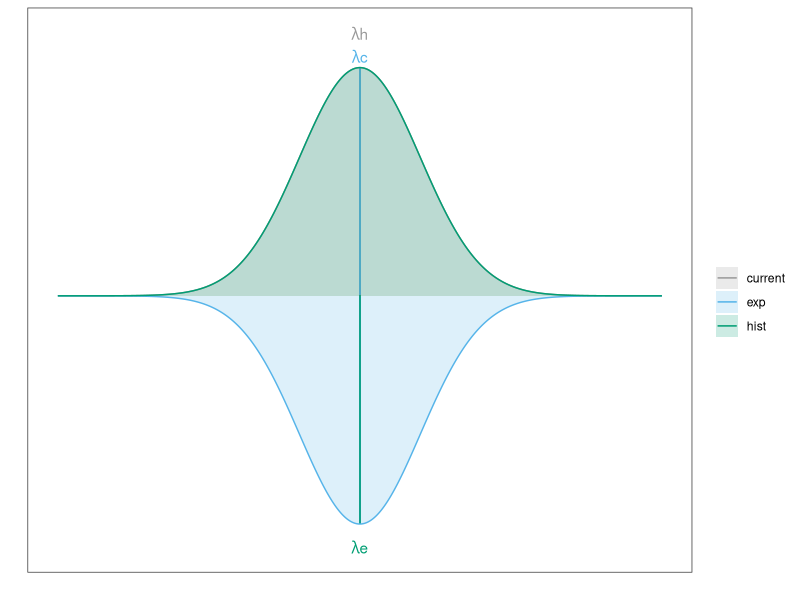
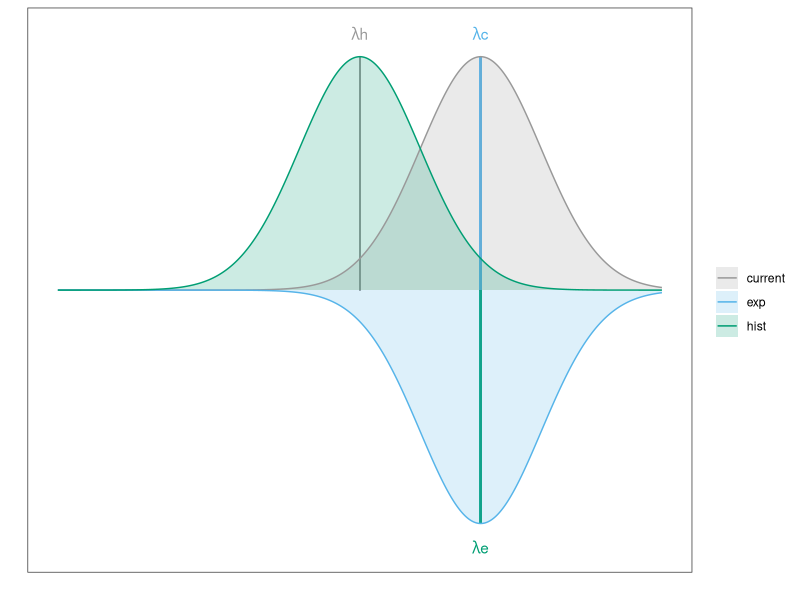
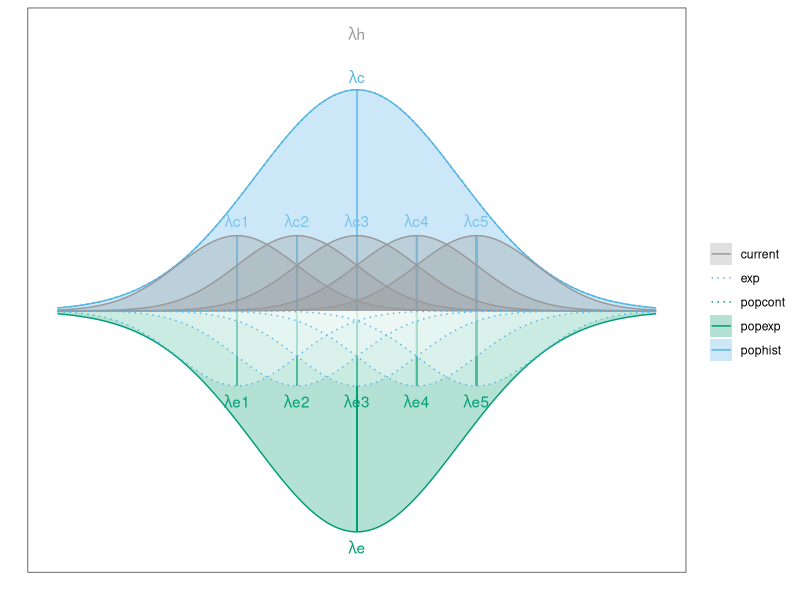
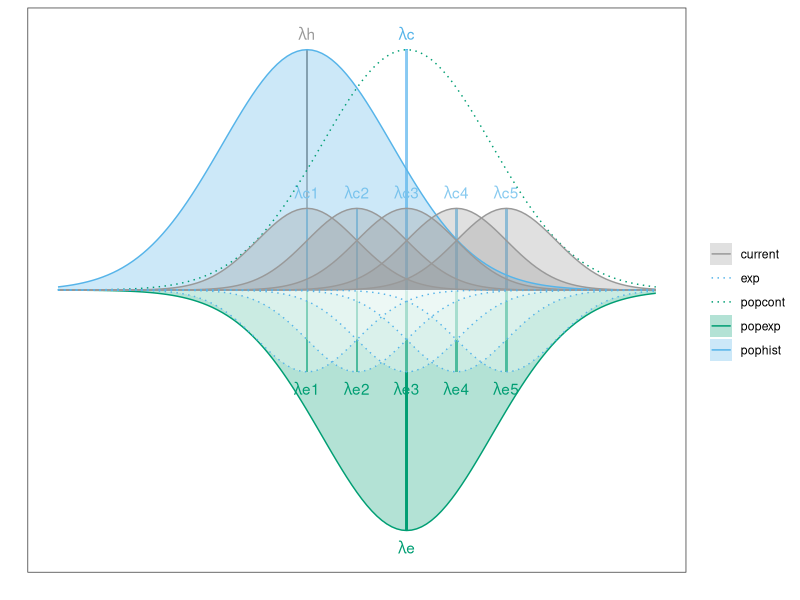
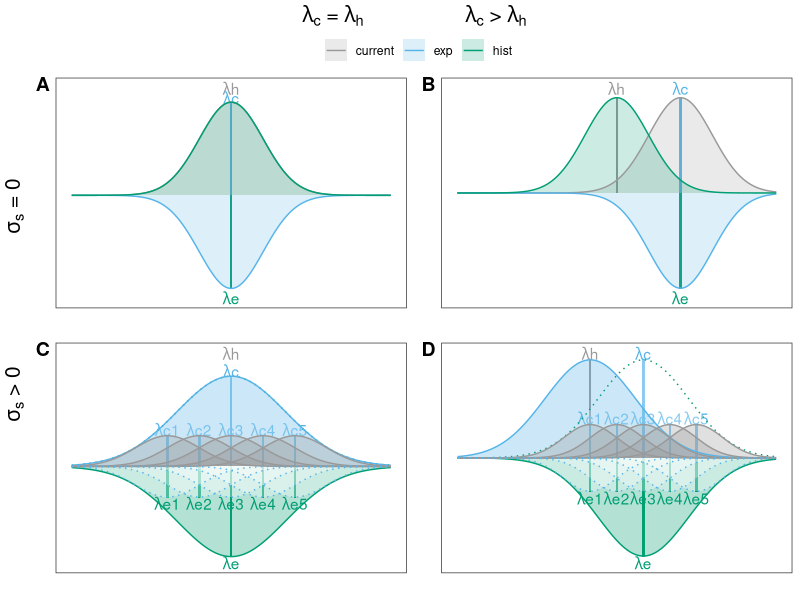

Generate these figures, in order, with R:
## ---- chunk 1
library(ggplot2)
## ---- chunk 2
#specify lambda c, lambda h and lambda e for scenario A
lambda_cA = 0
lambda_h = 0
lambda_eA = 0

#make datasets that represent data in scenario A
x = seq(-5,5,0.01)

dataA <- rbind(
  data.frame(
    group="hist",
    x=x,
    y=dnorm(x, lambda_h, 1),
    lambda = lambda_h),
  data.frame(
    group="current",
    x=x,
    y=dnorm(x, lambda_cA, 1),
    lambda = lambda_cA),
  data.frame(
    group="exp",
    x=x,
    y=-dnorm(x, lambda_eA, 1),
    lambda = lambda_eA))

# start plot
A=ggplot(data = dataA, aes(x=x,y=y, group=group)) +
  
  scale_color_manual(values = c("#999999", "#56B4E9", "#009E73"), name = "") + #specify colours

  geom_segment(aes(x = lambda_h, y = 0, xend = 0, yend = dnorm(lambda_h)), color="#999999") + #plot historical dataset
  
  annotate("text", x = 0, y = dnorm(lambda_h)+0.06, label = expression(lambda*"h"), color="#999999") + #annotate historical plot
  
  geom_segment(aes(x = lambda_cA, y = 0, xend = lambda_cA, yend = dnorm(lambda_cA, mean = lambda_cA, sd=1)), color="#56B4E9")+ #plot control dataset
  
  annotate("text", x = 0, y = dnorm(lambda_cA)+0.02, label = expression(lambda*"c"), color="#56B4E9") + #annotate control plot
  
  geom_segment(aes(x = lambda_eA, y = 0, xend = lambda_eA, yend = -dnorm(lambda_eA, mean = lambda_eA, sd=1)), color="#009E73")+ #plot experimental dataset
  
  annotate("text", x = 0, y = - dnorm(lambda_eA) - 0.04, label = expression(lambda*"e"), color="#009E73") + #annotate experimental plot
  
  #fill the plots
  geom_area(
    aes(fill=group),
    alpha=0.2,
    position="dodge") +

  #add legend
  geom_line(aes(color=group))+
  
  scale_fill_manual(values = c("#999999", "#56B4E9", "#009E73"), name = "") +
  
  #remove breaks
  scale_x_continuous("", breaks=c()) + 
  scale_y_continuous("", breaks=c()) +
  theme_bw()

#Plot A
A
## ---- chunk 3
library(ggplot2)
#specify lambdas for scenario B
lambda_cB = 2
lambda_h = 0
lambda_eB = 2


#make dataset to represent data in scenario B
x=seq(-5,5,0.01)

dataB <- rbind(
  data.frame(
    group="hist",
    x = x,
    y=dnorm(x, lambda_h, 1),
    lambda = lambda_h),
  data.frame(
    group="current",
    x= x,
    y=dnorm(x, lambda_cB, 1),
    lambda = lambda_cB),
  data.frame(
    group="exp",
    x= x,
    y=-dnorm(x, lambda_eB, 1),
    lambda = lambda_eB))

B=ggplot(dataB, aes(x=x,y=y, group=group)) +
  scale_color_manual(values = c("#999999", "#56B4E9", "#009E73"), name = "") + #specify colours

  geom_segment(aes(x = lambda_h, y = 0, xend = 0, yend = dnorm(lambda_h)), color="#999999") + #hist dataset
  
  annotate("text", x = lambda_h, y = dnorm(lambda_h, mean = lambda_h, sd = 1)+0.04, label = expression(lambda*"h"), color="#999999") + #annoate hist dataset
  
  geom_segment(aes(x = lambda_cB, y = 0, xend = lambda_cB, yend = dnorm(lambda_cB, mean = lambda_cB, sd=1)), color="#56B4E9")+ #control dataset
  
  annotate("text", x = lambda_cB, y = dnorm(lambda_cB, mean = lambda_cB, sd = 1)+0.04, label = expression(lambda*"c"), color="#56B4E9") + #annotate control dataset
  
  geom_segment(aes(x = lambda_eB, y = 0, xend = lambda_eB, yend = -dnorm(lambda_eB, mean = lambda_eB, sd=1)), color="#009E73")+ #exp dataset
  
  annotate("text", x = lambda_eB, y = - dnorm(lambda_eB, mean = lambda_eB, sd = 1) - 0.04, label = expression(lambda*"e"), color="#009E73") + #annotate exp dataset
    
  #fill the plots
  geom_area(
    aes(fill=group),
    alpha=0.2,
    position="dodge") +

  #add legend
  geom_line(aes(color=group))+
  
  scale_fill_manual(values = c("#999999", "#56B4E9", "#009E73"), name = "") +
  
  #remove breaks
  scale_x_continuous("", breaks=c()) + 
  scale_y_continuous("", breaks=c()) +
  theme_bw()

#Plot B
B
## ---- chunk 4
#specify average lambda's
lambda_cC = 0
lambda_h = 0
lambda_eC = 0

#specify the lamda's of the subgroups
lambda_cC1 = -2
lambda_cC2 = -1
lambda_cC3 = 0
lambda_cC4 = 1
lambda_cC5 = 2

lambda_eC1 = -2
lambda_eC2 = -1
lambda_eC3 = 0
lambda_eC4 = 1
lambda_eC5 = 2

#Make dataset data c
dataC <- rbind(
  data.frame(
    niveau="pophist",
    group="hist",
    x=seq(-5,5,0.01),
    y=5*dnorm(x, lambda_h, 1.7),
    lambda = lambda_h),
  data.frame(
    niveau="popcont",
    group="current",
    x=seq(-5,5,0.01),
    y=5*dnorm(x, lambda_cC, 1.7),
    lambda = lambda_cC),
  data.frame(
    niveau="popexp",
    group="exp",
    x=seq(-5,5,0.01),
    y=-5*dnorm(x, lambda_eC, 1.7),
    lambda = lambda_eC),
  data.frame(
    niveau="exp",
    group="lambda_eC1",
    x=seq(-5,5,0.01),
    y=-dnorm(x, lambda_eC1, 1),
    lambda = lambda_eC1),
  data.frame(
    niveau="exp",
    group="lambda_eC2",
    x=seq(-5,5,0.01),
    y=-dnorm(x, lambda_eC2, 1),
    lambda = lambda_eC2),
  data.frame(
    niveau="exp",
    group="lambda_eC3",
    x=seq(-5,5,0.01),
    y=-dnorm(x, lambda_eC3, 1),
    lambda = lambda_eC3),
  data.frame(
    niveau="exp",
    group="lambda_eC4",
    x=seq(-5,5,0.01),
    y=-dnorm(x, lambda_eC4, 1),
    lambda = lambda_eC4),
  data.frame(
    niveau="exp",
    group="lambda_eC5",
    x=seq(-5,5,0.01),
    y=-dnorm(x, lambda_eC5, 1),
    lambda = lambda_eC5),
  data.frame(
    niveau="current",
    group="lambda_cC1",
    x=seq(-5,5,0.01),
    y=dnorm(x, lambda_cC1, 1),
    lambda = lambda_cC1),
  data.frame(
    niveau="current",
    group="lambda_cC2",
    x=seq(-5,5,0.01),
    y=dnorm(x, lambda_cC2, 1),
    lambda = lambda_cC2),
  data.frame(
    niveau="current",
    group="lambda_cC3",
    x=seq(-5,5,0.01),
    y=dnorm(x, lambda_cC3, 1),
    lambda = lambda_cC3),
  data.frame(
    niveau="current",
    group="lambda_cC4",
    x=seq(-5,5,0.01),
    y=dnorm(x, lambda_cC4, 1),
    lambda = lambda_cC4),
  data.frame(
    niveau="current",
    group="lambda_cC5",
    x=seq(-5,5,0.01),
    y=dnorm(x, lambda_cC5, 1),
    lambda = lambda_cC5))

#make dataframe subgroups control data
lambda_cClist <- 
  rbind(
    data.frame(name = lambda_cC1,
               mean = -2),
    data.frame(name = lambda_cC2,
               mean = -1),
    data.frame(name = lambda_cC3,
               mean = 0),
    data.frame(name = lambda_cC4,
               mean = 1),
    data.frame(name = lambda_cC5,
               mean = 2))

#make dataframe subgroups experimental data
lambda_eClist <- 
  rbind(
    data.frame(name = lambda_eC1,
               mean = -2),
    data.frame(name = lambda_eC2,
               mean = -1),
    data.frame(name = lambda_eC3,
               mean = 0),
    data.frame(name = lambda_eC4,
               mean = 1),
    data.frame(name = lambda_eC5,
               mean = 2))

C=ggplot(data=dataC, aes(x=x,y=y, group=group)) +
  
  scale_color_manual(values = c("#999999", "#56B4E9", "#009E73", "#009E73", "#56B4E9"), name = "") + #rood #009E73 blauw #009E73 blauw
  
  ## add lines & fillings
  
  geom_segment(aes(x = lambda_h, y = 0, xend = 0, yend = 5*dnorm(lambda_h, mean=lambda_h, sd=1.7)), color="#999999") + #hist
  
  annotate("text", x = lambda_h, y = 0.3+5*dnorm(lambda_h, mean = lambda_h, sd = 1.7), label = expression(lambda*"h"), color="#999999") +
  
  geom_segment(aes(x = lambda_cC, y = 0, xend = lambda_cC, yend = -5*dnorm(lambda_cC, mean = lambda_cC, sd=1.7)), color="#009E73")+ #hist
  
  annotate("text", x = lambda_eC, y = -0.08 + -5*dnorm(lambda_eC, mean = lambda_eC, sd = 1.7), label = expression(lambda*"e"), color="#009E73") +
  
  geom_segment(aes(x = lambda_eC, y = 0, xend = lambda_eC, yend = 5*dnorm(lambda_eC, mean = lambda_eC, sd=1.7)), color="#56B4E9") + 
  
  annotate("text", x = lambda_cC, y = 0.07+5*dnorm(lambda_cC, mean = lambda_cC, sd = 1.7), label = expression(lambda*"c"), color="#56B4E9") +
  
  
  ### annotate smaller c's ###
  
  #1
  geom_segment(aes(x = lambda_eClist$mean[1], y = 0, xend = lambda_eClist$mean[1], yend = -dnorm(lambda_eClist$mean[1], mean = lambda_eClist$mean[1], sd=1)), color="#009E73")+ #exp
  annotate("text", x = lambda_eClist$mean[1], y = -0.08 - dnorm(lambda_eClist$mean[1], mean = lambda_eClist$mean[1], sd = 1), label = expression(lambda*"e1"), color="#009E73") +
  
  #2
  geom_segment(aes(x = lambda_eClist$mean[2], y = 0, xend = lambda_eClist$mean[2], yend = -dnorm(lambda_eClist$mean[2], mean = lambda_eClist$mean[2], sd=1)), color="#009E73")+ #exp
  annotate("text", x = lambda_eClist$mean[2], y = -0.08 - dnorm(lambda_eClist$mean[2], mean = lambda_eClist$mean[2], sd = 1), label = expression(lambda*"e2"), color="#009E73") +
  
  #3
  geom_segment(aes(x = lambda_eClist$mean[3], y = 0, xend = lambda_eClist$mean[3], yend = -dnorm(lambda_eClist$mean[3], mean = lambda_eClist$mean[3], sd=1)), color="#009E73")+ #exp
  annotate("text", x = lambda_eClist$mean[3], y = -0.08 - dnorm(lambda_eClist$mean[3], mean = lambda_eClist$mean[3], sd = 1), label = expression(lambda*"e3"), color="#009E73") +
  
  #4
  geom_segment(aes(x = lambda_eClist$mean[4], y = 0, xend = lambda_eClist$mean[4], yend = -dnorm(lambda_eClist$mean[4], mean = lambda_eClist$mean[4], sd=1)), color="#009E73")+ #exp
  annotate("text", x = lambda_eClist$mean[4], y = -0.08 - dnorm(lambda_eClist$mean[4], mean = lambda_eClist$mean[4], sd = 1), label = expression(lambda*"e4"), color="#009E73") +
  
  #5
  geom_segment(aes(x = lambda_eClist$mean[5], y = 0, xend = lambda_eClist$mean[5], yend = -dnorm(lambda_eClist$mean[5], mean = lambda_eClist$mean[5], sd=1)), color="#009E73")+ #exp
  annotate("text", x = lambda_eClist$mean[5], y = -0.08 - dnorm(lambda_eClist$mean[5], mean = lambda_eClist$mean[5], sd = 1), label = expression(lambda*"e5"), color="#009E73") +
  
  ### annotate smaller e's ###
  
  #1
  geom_segment(aes(x = lambda_cClist$mean[1], y = 0, xend = lambda_cClist$mean[1], yend = dnorm(lambda_cClist$mean[1], mean = lambda_cClist$mean[1], sd=1)), color="#56B4E9")+ #exp
  annotate("text", x = lambda_cClist$mean[1], y = +0.08 + dnorm(lambda_cClist$mean[1], mean = lambda_cClist$mean[1], sd = 1), label = expression(lambda*"c1"), color="#56B4E9") +
  
  #2
  geom_segment(aes(x = lambda_cClist$mean[2], y = 0, xend = lambda_cClist$mean[2], yend = dnorm(lambda_cClist$mean[2], mean = lambda_cClist$mean[2], sd=1)), color="#56B4E9")+ #exp
  annotate("text", x = lambda_cClist$mean[2], y = +0.08 + dnorm(lambda_cClist$mean[2], mean = lambda_cClist$mean[2], sd = 1), label = expression(lambda*"c2"), color="#56B4E9") +
  
  #3
  geom_segment(aes(x = lambda_cClist$mean[3], y = 0, xend = lambda_cClist$mean[3], yend = dnorm(lambda_cClist$mean[3], mean = lambda_cClist$mean[3], sd=1)), color="#56B4E9")+ #exp
  annotate("text", x = lambda_cClist$mean[3], y = +0.08 + dnorm(lambda_cClist$mean[3], mean = lambda_cClist$mean[3], sd = 1), label = expression(lambda*"c3"), color="#56B4E9") +
  
  #4
  geom_segment(aes(x = lambda_cClist$mean[4], y = 0, xend = lambda_cClist$mean[4], yend = dnorm(lambda_cClist$mean[4], mean = lambda_cClist$mean[4], sd=1)), color="#56B4E9")+ #exp
  annotate("text", x = lambda_cClist$mean[4], y = +0.08 + dnorm(lambda_cClist$mean[4], mean = lambda_cClist$mean[4], sd = 1), label = expression(lambda*"c4"), color="#56B4E9") +
  
  #5
  geom_segment(aes(x = lambda_cClist$mean[5], y = 0, xend = lambda_cClist$mean[5], yend = dnorm(lambda_cClist$mean[5], mean = lambda_cClist$mean[5], sd=1)), color="#56B4E9")+ #exp
  annotate("text", x = lambda_cClist$mean[5], y = +0.08 + dnorm(lambda_cClist$mean[5], mean = lambda_cClist$mean[5], sd = 1), label = expression(lambda*"c5"), color="#56B4E9") +
  
  #add legend
  scale_fill_manual(values = c("#999999", "#FFFFFF", "#FFFFFF", "#009E73", "#56B4E9"), name = "") +
  
  scale_linetype_manual(values = c("solid", "dotted", "dotted", "solid", "solid"), name = "") +
  
  geom_area(aes(fill=niveau), alpha=0.3, position="dodge") +
  
  geom_line(aes(color=niveau, linetype=niveau))+
  
  #remove breaks
  scale_x_continuous("", breaks=c()) + 
  scale_y_continuous("", breaks=c()) +
  
  theme_bw()

  C

## ---- chunk 5
 library(ggplot2)
  
# specify average lambda's
  lambda_c = 2
  lambda_h = 0
  lambda_e = 2
  
#specify the lambda's of the subgroups
  lambda_c1 = 0
  lambda_c2 = 1
  lambda_c3 = 2
  lambda_c4 = 3
  lambda_c5 = 4
  
  lambda_e1 = 0
  lambda_e2 = 1
  lambda_e3 = 2
  lambda_e4 = 3
  lambda_e5 = 4

#make a dataframe for subgroups 
  
  lambda_clist <- 
    rbind(
      data.frame(name = lambda_c1,
                 mean = lambda_c-2),
      data.frame(name = lambda_c2,
                 mean = lambda_c-1),
      data.frame(name = lambda_c3,
                 mean = lambda_c),
      data.frame(name = lambda_c4,
                 mean = lambda_c+1),
      data.frame(name = lambda_c5,
                 mean = lambda_c+2))
  
  lambda_elist <- 
    rbind(
      data.frame(name = lambda_e1,
                 mean = lambda_e-2),
      data.frame(name = lambda_e2,
                 mean = lambda_e-1),
      data.frame(name = lambda_e3,
                 mean = lambda_e),
      data.frame(name = lambda_e4,
                 mean = lambda_e+1),
      data.frame(name = lambda_e5,
                 mean = lambda_e+2))

  
  x <- seq(-5,7,0.1)
  
  dataD <- rbind(
    data.frame(
      niveau="pophist",
      group="hist",
      x=x,
      y=5*dnorm(x, lambda_h, 1.7),
      lambda = lambda_h),
    data.frame(
      niveau="popcont",
      group="current",
      x=x,
      y=5*dnorm(x, lambda_c, 1.7),
      lambda = lambda_c),
    data.frame(
      niveau="popexp",
      group="exp",
      x=x,
      y=-5*dnorm(x, lambda_e, 1.7),
      lambda = lambda_e),
    data.frame(
      niveau="exp",
      group="lambda_e1",
      x=x,
      y=-dnorm(x, lambda_e1, 1),
      lambda = lambda_e1),
    data.frame(
      niveau="exp",
      group="lambda_e2",
      x=x,
      y=-dnorm(x, lambda_e2, 1),
      lambda = lambda_e2),
    data.frame(
      niveau="exp",
      group="lambda_e3",
      x=x,
      y=-dnorm(x, lambda_e3, 1),
      lambda = lambda_e3),
    data.frame(
      niveau="exp",
      group="lambda_e4",
      x=x,
      y=-dnorm(x, lambda_e4, 1),
      lambda = lambda_e4),
    data.frame(
      niveau="exp",
      group="lambda_e5",
      x=x,
      y=-dnorm(x, lambda_e5, 1),
      lambda = lambda_e5),
    data.frame(
      niveau="current",
      group="lambda_c1",
      x=x,
      y=dnorm(x, lambda_c1, 1),
      lambda = lambda_c1),
    data.frame(
      niveau="current",
      group="lambda_c2",
      x=x,
      y=dnorm(x, lambda_c2, 1),
      lambda = lambda_c2),
    data.frame(
      niveau="current",
      group="lambda_c3",
      x=x,
      y=dnorm(x, lambda_c3, 1),
      lambda = lambda_c3),
    data.frame(
      niveau="current",
      group="lambda_c4",
      x=x,
      y=dnorm(x, lambda_c4, 1),
      lambda = lambda_c4),
    data.frame(
      niveau="current",
      group="lambda_c5",
      x=x,
      y=dnorm(x, lambda_c5, 1),
      lambda = lambda_c5))
  
  #start plot
  D=ggplot(data=dataD, aes(x=x,y=y, group=group)) +
    
    scale_color_manual(values = c("#999999", "#56B4E9", "#009E73", "#009E73", "#56B4E9"), name = "") +

    ## add lines & fillings
    
    geom_segment(aes(x = lambda_h, y = 0, xend = 0, yend = 5*dnorm(lambda_h, mean=lambda_h, sd=1.7)), color="#999999") + #hist
    
    annotate("text", x = lambda_h, y = 0.08+5*dnorm(lambda_h, mean = lambda_h, sd = 1.7), label = expression(lambda*"h"), color="#999999") +
    
    geom_segment(aes(x = lambda_c, y = 0, xend = lambda_c, yend = -5*dnorm(lambda_c, mean = lambda_c, sd=1.7)), color="#009E73")+ #hist
    
    annotate("text", x = lambda_e, y = -0.08 + -5*dnorm(lambda_e, mean = lambda_e, sd = 1.7), label = expression(lambda*"e"), color="#009E73") +
    
    geom_segment(aes(x = lambda_e, y = 0, xend = lambda_e, yend = 5*dnorm(lambda_e, mean = lambda_e, sd=1.7)), color="#56B4E9") + 
    
    annotate("text", x = lambda_c, y = 0.08+5*dnorm(lambda_c, mean = lambda_c, sd = 1.7), label = expression(lambda*"c"), color="#56B4E9") +
    
    
    ### add subgroups experimental groups ###
    
    #1
    geom_segment(aes(x = lambda_elist$mean[1], y = 0, xend = lambda_elist$mean[1], yend = -dnorm(lambda_elist$mean[1], mean = lambda_elist$mean[1], sd=1)), color="#009E73")+ #exp
    annotate("text", x = lambda_elist$mean[1], y = -0.08 - dnorm(lambda_elist$mean[1], mean = lambda_elist$mean[1], sd = 1), label = expression(lambda*"e1"), color="#009E73") +
    
    #2
    geom_segment(aes(x = lambda_elist$mean[2], y = 0, xend = lambda_elist$mean[2], yend = -dnorm(lambda_elist$mean[2], mean = lambda_elist$mean[2], sd=1)), color="#009E73")+ #exp
    annotate("text", x = lambda_elist$mean[2], y = -0.08 - dnorm(lambda_elist$mean[2], mean = lambda_elist$mean[2], sd = 1), label = expression(lambda*"e2"), color="#009E73") +
    
    #3
    geom_segment(aes(x = lambda_elist$mean[3], y = 0, xend = lambda_elist$mean[3], yend = -dnorm(lambda_elist$mean[3], mean = lambda_elist$mean[3], sd=1)), color="#009E73")+ #exp
    annotate("text", x = lambda_elist$mean[3], y = -0.08 - dnorm(lambda_elist$mean[3], mean = lambda_elist$mean[3], sd = 1), label = expression(lambda*"e3"), color="#009E73") +
    
    #4
    geom_segment(aes(x = lambda_elist$mean[4], y = 0, xend = lambda_elist$mean[4], yend = -dnorm(lambda_elist$mean[4], mean = lambda_elist$mean[4], sd=1)), color="#009E73")+ #exp
    annotate("text", x = lambda_elist$mean[4], y = -0.08 - dnorm(lambda_elist$mean[4], mean = lambda_elist$mean[4], sd = 1), label = expression(lambda*"e4"), color="#009E73") +
    
    #5
    geom_segment(aes(x = lambda_elist$mean[5], y = 0, xend = lambda_elist$mean[5], yend = -dnorm(lambda_elist$mean[5], mean = lambda_elist$mean[5], sd=1)), color="#009E73")+ #exp
    annotate("text", x = lambda_elist$mean[5], y = -0.08 - dnorm(lambda_elist$mean[5], mean = lambda_elist$mean[5], sd = 1), label = expression(lambda*"e5"), color="#009E73") +
    
    ### add subgroups control group ###
    
    #1
    geom_segment(aes(x = lambda_clist$mean[1], y = 0, xend = lambda_clist$mean[1], yend = dnorm(lambda_clist$mean[1], mean = lambda_clist$mean[1], sd=1)), color="#56B4E9")+ #exp
    annotate("text", x = lambda_clist$mean[1], y = +0.08 + dnorm(lambda_clist$mean[1], mean = lambda_clist$mean[1], sd = 1), label = expression(lambda*"c1"), color="#56B4E9") +
    
    #2
    geom_segment(aes(x = lambda_clist$mean[2], y = 0, xend = lambda_clist$mean[2], yend = dnorm(lambda_clist$mean[2], mean = lambda_clist$mean[2], sd=1)), color="#56B4E9")+ #exp
    annotate("text", x = lambda_clist$mean[2], y = +0.08 + dnorm(lambda_clist$mean[2], mean = lambda_clist$mean[2], sd = 1), label = expression(lambda*"c2"), color="#56B4E9") +
    
    #3
    geom_segment(aes(x = lambda_clist$mean[3], y = 0, xend = lambda_clist$mean[3], yend = dnorm(lambda_clist$mean[3], mean = lambda_clist$mean[3], sd=1)), color="#56B4E9")+ #exp
    annotate("text", x = lambda_clist$mean[3], y = +0.08 + dnorm(lambda_clist$mean[3], mean = lambda_clist$mean[3], sd = 1), label = expression(lambda*"c3"), color="#56B4E9") +
    
    #4
    geom_segment(aes(x = lambda_clist$mean[4], y = 0, xend = lambda_clist$mean[4], yend = dnorm(lambda_clist$mean[4], mean = lambda_clist$mean[4], sd=1)), color="#56B4E9")+ #exp
    annotate("text", x = lambda_clist$mean[4], y = +0.08 + dnorm(lambda_clist$mean[4], mean = lambda_clist$mean[4], sd = 1), label = expression(lambda*"c4"), color="#56B4E9") +
    
    #5
    geom_segment(aes(x = lambda_clist$mean[5], y = 0, xend = lambda_clist$mean[5], yend = dnorm(lambda_clist$mean[5], mean = lambda_clist$mean[5], sd=1)), color="#56B4E9")+ #exp
    annotate("text", x = lambda_clist$mean[5], y = +0.08 + dnorm(lambda_clist$mean[5], mean = lambda_clist$mean[5], sd = 1), label = expression(lambda*"c5"), color="#56B4E9") +
    
    #fill plots
    scale_fill_manual(values = c("#999999", "#FFFFFF", "#FFFFFF", "#009E73", "#56B4E9"), name = "") +
    
    #legend
    scale_linetype_manual(values = c("solid", "dotted", "dotted", "solid", "solid"), name = "") +
    
    geom_area(aes(fill=niveau), alpha=0.3, position="dodge") +
    
    geom_line(aes(color=niveau, linetype=niveau))+
    
    #remove breaks
    scale_x_continuous("", breaks=c()) + 
    scale_y_continuous("", breaks=c()) +
 
    theme_bw()
    
  D

## ---- chunk 6
# Make 1 annotated plot

arrangedfigure <- ggpubr::ggarrange(A, B, C, D, 
                                    labels = c("A", "B", "C", "D"),
                                    ncol = 2, nrow = 2, common.legend = TRUE)

annotatedfigure <- ggpubr::annotate_figure(arrangedfigure, 
                                           top = ggpubr::text_grob(expression(paste(lambda["c"]," = ", lambda["h"],"                 ", lambda["c"]," > ", lambda["h"])), face = "bold", size = 15), 
                                           left = ggpubr::text_grob(expression(paste(sigma["s"]," > 0                      ", sigma["s"], " = 0")), face = "bold", size = 15, rot = 90))

library(ggplot2)
ggsave("4.ScenarioABCD.png", plot = annotatedfigure, width = 7, height = 5)

